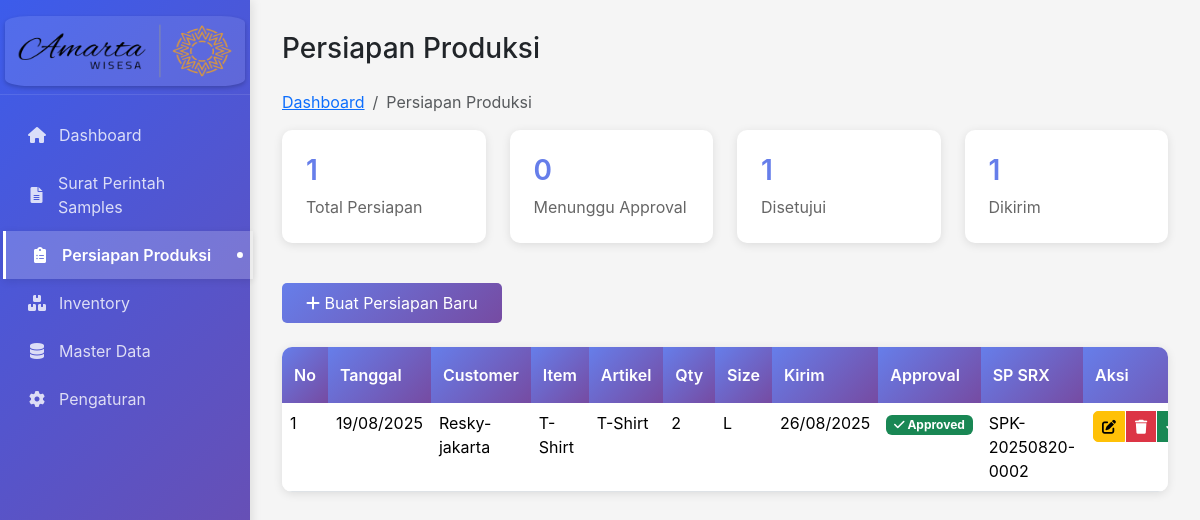
Before: /persiapan.php with the older database file.
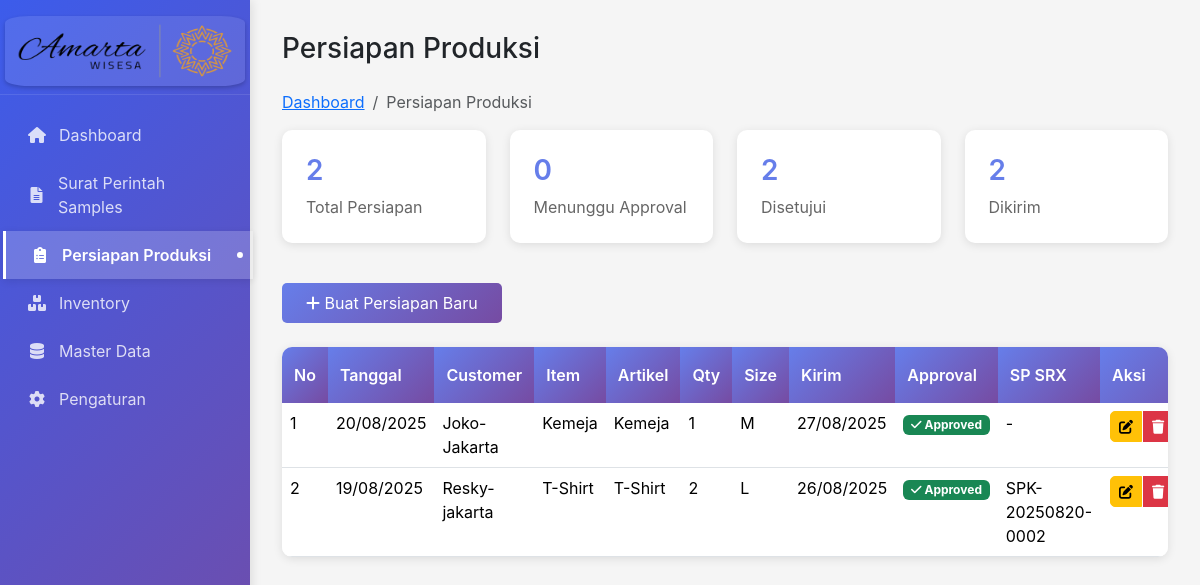
After: the same page with the newer database file.
### tables this page shows
CREATE TABLE `sps` (
  `id` int(11) NOT NULL,
  `tanggal` date DEFAULT NULL,
  `sps_no` varchar(20) DEFAULT NULL,
  `customer` varchar(100) DEFAULT NULL,
  `item` varchar(100) DEFAULT NULL,
  `artikel` varchar(100) DEFAULT NULL,
  `qty` int(11) DEFAULT NULL,
  `size` varchar(20) DEFAULT NULL,
  `sample_product` varchar(255) DEFAULT NULL,
  `design` varchar(255) DEFAULT NULL,
  `st_chart` varchar(255) DEFAULT NULL,
  `material_sm` varchar(255) DEFAULT NULL,
  `pola_sample` varchar(255) DEFAULT NULL,
  `buat_sample` varchar(255) DEFAULT NULL,
  `kirim` date DEFAULT NULL,
  `approval` varchar(100) DEFAULT NULL,
  `sp_srx` varchar(100) DEFAULT NULL
);

### persiapan.php (the view, shortened to what this page needs)
<?php
include "includes/header.php";
include "config/db.php";
$result = $conn->query("SELECT * FROM sps ORDER BY id DESC");
$pending_result = $conn->query("SELECT COUNT(*) as pending_count FROM sps WHERE approval = '' OR approval IS NULL");
$pending_count = $pending_result ? $pending_result->fetch_assoc()['pending_count'] : 0;
$approved_result = $conn->query("SELECT COUNT(*) as approved_count FROM sps WHERE approval != '' AND approval IS NOT NULL");
$approved_count = $approved_result ? $approved_result->fetch_assoc()['approved_count'] : 0;
$kirim_result = $conn->query("SELECT COUNT(*) as kirim_count FROM sps WHERE approval ='Approved'");
$kirim_count = $kirim_result ? $kirim_result->fetch_assoc()['kirim_count'] : 0;
?>
    <main class="main-content">
            <div>
                <h1 class="h3 mb-4">Persiapan Produksi</h1>
                <nav aria-label="breadcrumb">
                    <ol class="breadcrumb">
                        <li class="breadcrumb-item"><a href="index.php">Dashboard</a></li>
                        <li class="breadcrumb-item active">Persiapan Produksi</li>
                    </ol>
                </nav>
            </div>
        <div class="row mb-4">
            <div class="col-md-3">
                <div class="stats-card">
                    <h3><?php echo $result->num_rows; ?></h3>
                    <p>Total Persiapan</p>
                </div>
            </div>
            <div class="col-md-3">
                <div class="stats-card">
                    <h3><?php echo $pending_count; ?></h3>
                    <p>Menunggu Approval</p>
                </div>
            </div>
            <div class="col-md-3">
                <div class="stats-card">
                    <h3><?php echo $approved_count; ?></h3>
                    <p>Disetujui</p>
                </div>
            </div>
            <div class="col-md-3">
                <div class="stats-card">
                    <h3><?php echo $kirim_count; ?></h3>
                    <p>Dikirim</p>
                </div>
            </div>
        </div>
        <div>
            <button class="btn btn-primary" data-bs-toggle="modal" data-bs-target="#persiapanModal">
                <i class="fas fa-plus"></i> Buat Persiapan Baru
            </button>
        </div><br>
        <div class="table-container">
            <div class="table-responsive">
                <table class="table table-hover">
                    <thead>
                        <tr>
                            <th>No</th>
                            <th>Tanggal</th>
                            <th>Customer</th>
                            <th>Item</th>
                            <th>Artikel</th>
                            <th>Qty</th>
                            <th>Size</th>
                            <th>Kirim</th>
                            <th>Approval</th>
                            <th>SP SRX</th>
                            <th>Aksi</th>
                        </tr>
                    </thead>
                    <tbody>
                        <?php $no=1; while($row = $result->fetch_assoc()): ?>
                        <tr>
                            <td><?= $no++ ?></td>
                            <td><?= date('d/m/Y', strtotime($row['tanggal'])) ?></td>
                            <td><?= $row['customer'] ?></td>
                            <td><?= $row['item'] ?></td>
                            <td><?= $row['artikel'] ?></td>
                            <td><?= number_format($row['qty']) ?></td>
                            <td><?= $row['size'] ?></td>
                            <td><?= $row['kirim'] ? date('d/m/Y', strtotime($row['kirim'])) : '-' ?></td>
                            <td>
                                <?php if($row['approval']): ?>
                                    <span class="badge bg-success"><i class="fas fa-check"></i> <?= $row['approval'] ?></span>
                                <?php else: ?>
                                    <span class="badge bg-warning"><i class="fas fa-clock"></i> Pending</span>
                                <?php endif; ?>
                            </td>
                            <td><?= $row['sp_srx'] ?: '-' ?></td>
                            <td>
                                <div class="btn-group btn-group-sm" role="group">
                                    <button class="btn btn-warning" onclick="editPersiapan(<?= $row['id'] ?>)" title="Edit">
                                        <i class="fas fa-edit"></i>
                                    </button>
                                    <button class="btn btn-danger" onclick="deletePersiapan(<?= $row['id'] ?>)" title="Hapus">
                                        <i class="fas fa-trash"></i>
                                    </button>
                                    <button class="btn btn-success" onclick="approvePersiapan(<?= $row['id'] ?>)" title="Approve">
                                    </button>
                                </div>
                            </td>
                        </tr>
                        <?php endwhile; ?>
                    </tbody>
                </table>
            </div>
        </div>
    </main>
<?php include 'includes/footer.php'; ?>

### includes/header.php (shortened to what this page needs)
<!DOCTYPE html>
<html lang="id">
<head>
    <link href="https://cdn.jsdelivr.net/npm/bootstrap@5.3.3/dist/css/bootstrap.min.css" rel="stylesheet">
    <link href="https://cdnjs.cloudflare.com/ajax/libs/font-awesome/6.0.0/css/all.min.css" rel="stylesheet">
    <link href="https://cdn.datatables.net/1.13.7/css/dataTables.bootstrap5.min.css" rel="stylesheet">
    <link rel="stylesheet" href="css/style.css">
</head>
<body>
   <?php include 'sidebar.php'; ?>

### includes/sidebar.php
<nav class="sidebar" id="sidebar">
    <div class="sidebar-header">
        <img src="img/amarta-wisesa.png" alt="Amarta Wisesa Logo" class="sidebar-logo">
    </div>
    <ul class="sidebar-nav">
        <li>
            <a href="index.php" class="nav-link <?php echo basename($_SERVER['PHP_SELF']) == 'index.php' ? 'active' : ''; ?>">
                <i class="fas fa-home"></i>
                Dashboard
            </a>
        </li>
        <li>
            <a href="sps-sample.php" class="nav-link <?php echo basename($_SERVER['PHP_SELF']) == 'sps-sample.php' ? 'active' : ''; ?>">
                <i class="fas fa-file-alt"></i>
                Surat Perintah Samples
            </a>
        </li>
        <li>
            <a href="persiapan.php" class="nav-link <?php echo basename($_SERVER['PHP_SELF']) == 'persiapan.php' ? 'active' : ''; ?>">
                <i class="fas fa-clipboard-list"></i>
                Persiapan Produksi
            </a>
        </li>
        <li>
            <a href="inventory.php" class="nav-link <?php echo basename($_SERVER['PHP_SELF']) == 'inventory.php' ? 'active' : ''; ?>">
                <i class="fas fa-boxes"></i>
                Inventory
            </a>
        </li>
        <li>
            <a href="master-data.php" class="nav-link <?php echo basename($_SERVER['PHP_SELF']) == 'master-data.php' ? 'active' : ''; ?>">
                <i class="fas fa-database"></i>
                Master Data
            </a>
        </li>
        <li>
            <a href="pengaturan.php" class="nav-link <?php echo basename($_SERVER['PHP_SELF']) == 'pengaturan.php' ? 'active' : ''; ?>">
                <i class="fas fa-cog"></i>
                Pengaturan
            </a>
        </li>
    </ul>
</nav>

### includes/footer.php (shortened to what this page needs)
</body>
</html>

### css/style.css (style rules this page uses)
:root { --sidebar-width: 250px; --primary-color: #0d19fdff; --sidebar-bg: #f8f9fa; --sidebar-border: #dee2e6; }
body { font-family: -apple-system, BlinkMacSystemFont, 'Segoe UI', Roboto, 'Helvetica Neue', Arial, sans-serif; background-color: #f5f5f5; overflow-x: hidden; }
.sidebar { position: fixed; top: 0; left: 0; height: 100vh; width: var(--sidebar-width); background: linear-gradient(135deg, #3c5cebff 0%, #764ba2 100%); padding: 1rem 0; transition: all 0.3s ease; z-index: 1000; box-shadow: 2px 0 10px rgba(0,0,0,0.1); }
.sidebar-header { border-bottom: 1px solid rgba(255,255,255,0.1); margin-bottom: 1rem; text-align: center; }
.sidebar-logo { width: 240px; height: 70px; margin-bottom: 0.5rem; border-radius: 10%; background: rgba(255,255,255,0.1); padding: 4px; box-shadow: 0 2px 4px rgba(0,0,0,0.2); transition: transform 0.3s ease; }
.sidebar-nav { padding: 0; list-style: none; }
.sidebar-nav .nav-link { color: rgba(255,255,255,0.8); padding: 0.75rem 1.5rem; display: flex; align-items: center; text-decoration: none; transition: all 0.3s ease; border-left: 3px solid transparent; }
.sidebar-nav .nav-link:hover, .sidebar-nav .nav-link.active { color: white; background-color: rgba(255,255,255,0.15); border-left-color: white; transform: translateX(3px); box-shadow: 0 2px 8px rgba(0,0,0,0.1); }
.sidebar-nav .nav-link { color: rgba(255,255,255,0.8); padding: 0.75rem 1.5rem; display: flex; align-items: center; text-decoration: none; transition: all 0.3s cubic-bezier(0.4, 0, 0.2, 1); border-left: 3px solid transparent; position: relative; overflow: hidden; }
.sidebar-nav .nav-link::before { content: ''; position: absolute; top: 0; left: -100%; width: 100%; height: 100%; background: linear-gradient(90deg, transparent, rgba(255,255,255,0.1), transparent); transition: left 0.5s; }
.sidebar-nav .nav-link.active { background-color: rgba(255,255,255,0.2); border-left-color: #fff; font-weight: 600; }
.sidebar-nav .nav-link.active::after { content: ''; position: absolute; right: 10px; top: 50%; transform: translateY(-50%); width: 6px; height: 6px; background-color: #fff; border-radius: 50%; animation: pulse 2s infinite; }
.sidebar-nav .nav-link i { margin-right: 0.75rem; width: 20px; text-align: center; }
.main-content { margin-left: var(--sidebar-width); padding: 2rem; min-height: 100vh; }
.table-container { background: white; border-radius: 10px; box-shadow: 0 2px 10px rgba(0,0,0,0.1); overflow: hidden; }
.table { margin: 0; }
.table thead th { background: linear-gradient(135deg, #667eea 0%, #764ba2 100%); color: white; border: none; font-weight: 600; padding: 1rem 0.75rem; }
.btn-group-sm .btn { margin: 0 2px; border-radius: 5px; }
.btn-primary { background: linear-gradient(135deg, #667eea 0%, #764ba2 100%); border: none; border-radius: 5px; padding: 0.5rem 1.5rem; }
.stats-card { background: white; border-radius: 10px; padding: 1.5rem; box-shadow: 0 2px 10px rgba(0,0,0,0.1); margin-bottom: 1rem; }
.stats-card h3 { color: #667eea; font-weight: 600; margin: 0; }
.stats-card p { color: #666; margin: 0.5rem 0 0 0; }

Changed rows visible on the page:
added sps: tanggal "20/08/2025", customer "Joko-Jakarta", item "Kemeja", artikel "Kemeja", qty "1", size "M", kirim "27/08/2025", approval "Approved", sp_srx "-"
Other visible differences:
$result->num_rows: "1" → "2"
$approved_count: "1" → "2"
$kirim_count: "1" → "2"
